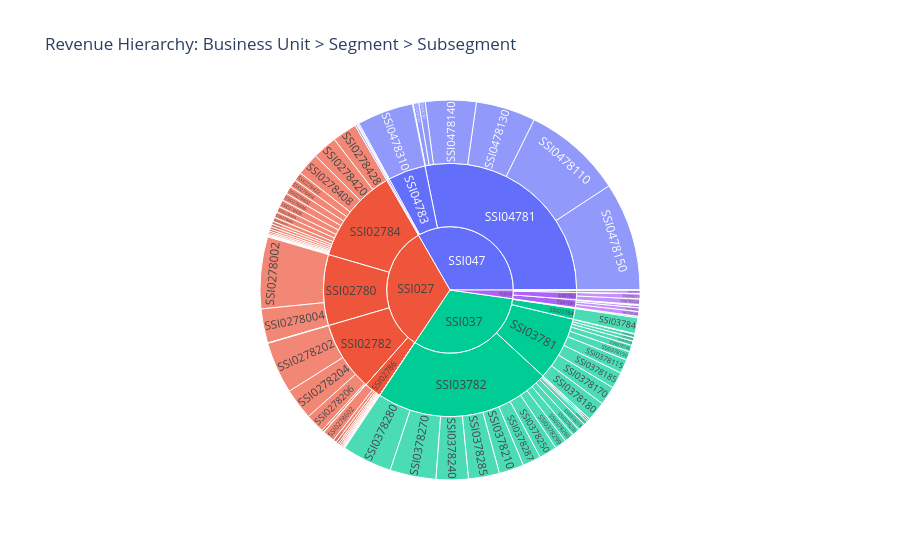

Source (notebook cell):
### Markdown cell above
## Hierarquies porpotions

### Code cell
fig = px.sunburst(
    df_merged,
    path=["Business_Unit", "Segment", "Subsegment"],
    values="Revenue",
    title="Revenue Hierarchy: Business Unit > Segment > Subsegment"
)

fig.show()

### Figure 1 — Plotly figure (JSON) as saved in the notebook; plotly's stock layout.template omitted (floating-point values rounded to 4 significant figures; data arrays with more than 128 entries replaced by an {"elided": "..."} marker saying what was removed)
{"data": [{"branchvalues": "total", "domain": {"x": [0, 1], "y": [0, 1]}, "hovertemplate": "labels=%{label}<br>Revenue=%{value}<br>parent=%{parent}<br>id=%{id}<extra></extra>", "ids": {"elided": "162 str values"}, "labels": {"elided": "162 str values"}, "name": "", "parents": {"elided": "162 str values"}, "type": "sunburst", "values": {"elided": "162 int values"}}], "layout": {"legend": {"tracegroupgap": 0}, "title": {"text": "Revenue Hierarchy: Business Unit > Segment > Subsegment"}}}
